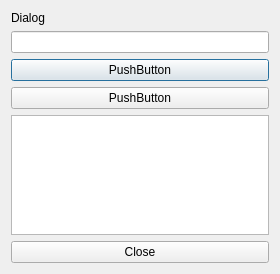
<?xml version="1.0" encoding="UTF-8"?>
<ui version="4.0">
 <class>Dialog</class>
 <widget class="QDialog" name="Dialog">
  <property name="geometry">
   <rect>
    <x>0</x>
    <y>0</y>
    <width>280</width>
    <height>274</height>
   </rect>
  </property>
  <property name="windowTitle">
   <string>dialog — The Dollar Tracker</string>
  </property>
  <layout class="QVBoxLayout" name="layout">
   <item>
    <widget class="QLabel" name="title">
     <property name="text">
      <string>Dialog</string>
     </property>
    </widget>
   </item>
   <item>
    <widget class="QLineEdit" name="editId"/>
   </item>
   <item>
    <widget class="QPushButton" name="saveBtn">
     <property name="text">
      <string>PushButton</string>
     </property>
    </widget>
   </item>
   <item>
    <widget class="QPushButton" name="closeBtn_2">
     <property name="text">
      <string>PushButton</string>
     </property>
    </widget>
   </item>
   <item>
    <widget class="QTextEdit" name="area"/>
   </item>
   <item>
    <widget class="QPushButton" name="closeBtn">
     <property name="text">
      <string>Close</string>
     </property>
    </widget>
   </item>
  </layout>
 </widget>
 <resources/>
 <connections/>
</ui>
